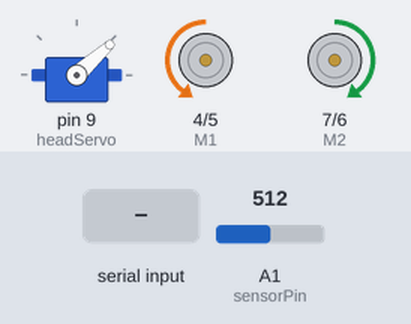
This sketch was run on a simulated Arduino Mega 2560, built with avr-gcc and run on an emulated ATmega2560. Shown: servo, direction and speed pins drawn as motors (green arrow = direction pin HIGH = forward, orange = LOW = backward, longer = more drive). The test bench sets the inputs (shaded band); at power-on: A1 (sensorPin) = 512.

Above: at 1.25 s.
1.3 s: A1 (sensorPin) set to 501
At 2.4 s:
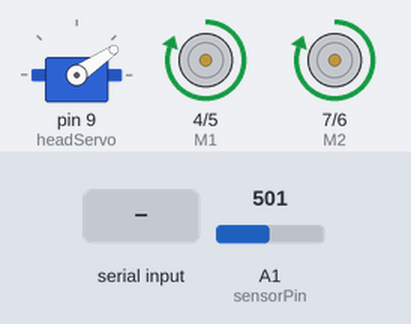
2.8 s: A1 (sensorPin) set to 243
4.3 s: A1 (sensorPin) set to 219
At 4.45 s:
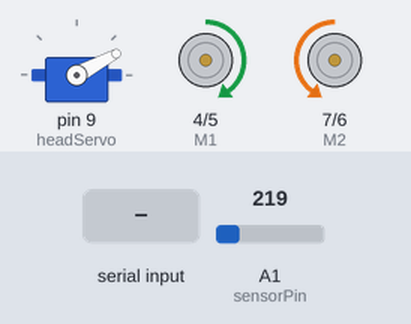
7.3 s: "x" received over the second serial link
At 8.5 s:
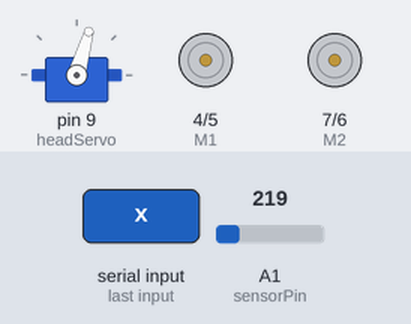
8.8 s: "z" received over the second serial link
At 9.2 s:
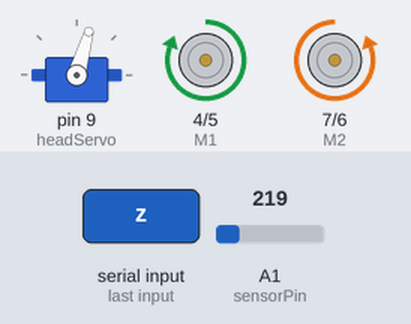
10.3 s: "s" received over the second serial link
At 11.6 s:
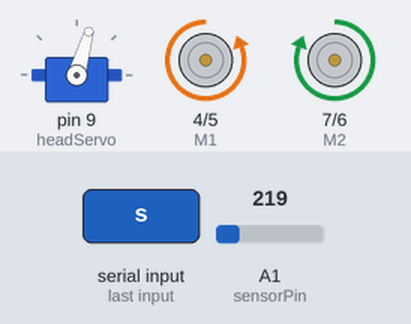
Timing chart, 0 to 12.8 s (numbered marks = the images above; inputs shaded):
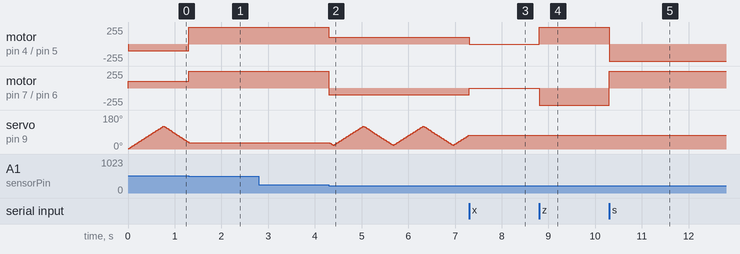

The sketch:

RoverCommander.ino
```cpp
// (licence header left out)
boolean obstacle = false; // true when an obstacle is detected within a particular range

void setup(void)
{


  // init communication
  Serial.begin(9600);      // Communication via USB
  Serial1.begin(9600);     // Communication via Bluetooth or whatever on Serial1

  initHead();
  initMotor();
}

void loop(void)
{
  if(!Listen()){
    // if keyboard mode is not active

    // increment head rotation
    MoveHead();

    // explore algorythm
    Explore();

    // stability ??
    delay(1);
  }
}
```

ExplorerController.ino
```cpp
// (licence header left out)
const int sensorPin = 1;       // Sharp sensor pin

float readVoltage(){
  // Read voltage value
  // Convert value between 0->1024 in voltage 0->5v
  int val = analogRead(sensorPin);
  float voltage = val * 5.0;
  voltage /= 1024.0;

  return voltage;
}

// Basic tab conversion between voltage and distance
float sharpVoltage[] = {
  3.1, 2.5, 1.84, 1.42, 1.15, 1, 0.85, 0.73, 0.5, 0.4, 0.3 };
int sharpCms[] = {
  5, 10, 15, 20, 25, 30, 40, 50, 60, 70, 80 };

//Description:
//  Read voltage on analogic pin and determine distance
//
//Returns:
//  Above tab index corresponding to distance givng an approximate range
//

int distanceIndex(){
  float voltage = readVoltage();

  // if voltage is < 0.3, it is difficult to know if distance is very low or far, we return an unknown value
  if( voltage < 0.3 )
    return -1;

  // Return corresponding index
  int index = 0;
  while( sharpVoltage[index] > voltage ){
    index++;
    // if value is above range, we return an unknown value
    if( index == 11 )
      return -1;
  }
  return index;
}


//Description:
//  return a string providing distance information
String distanceRange(){
  int idx = distanceIndex();
  if( idx == -1 )
    return "Unknown";
  if( idx == 0 ) {
    return "<= "+String(int(sharpCms[idx]));
  }
  return String(int(sharpCms[idx-1]))+"> x <="+String(int(sharpCms[idx]));
}


void Explore(){

  // read distance index
  int idx = distanceIndex();


  // if distance outside 5 - 20 cm range
  if(idx>4 || idx<0){
    obstacle = false;
    advance (100,100);
  }
  else{

    // too close, distance < 15 cm
    if(idx<=1){
      back_off (100,100);
    }
    // ok turn
    else{

      obstacle = true;

      // turn depending on servo middle position (here 74)
      if(GetPosition() > GetMiddlePosition()){
        turn_R (200,200);

        // force servo to turn in the direction of the obstacle
        SetServoDirection(0);
      }
      else{
        turn_L (200,200);

        // force servo to turn in the direction of the obstacle
        SetServoDirection(1);
      }
    }
  }
}
```

HeadController.ino
```cpp
// (licence header left out)
#include <Servo.h>


const int headServo = 9;       // Head servo pin
const int servoLeft = 120;     // max servo position to look at left
const int servoRight = 20;     // max servo position to look at right

int servoPos;            // Servo position variable
int servoDirection = 0;  // used to revert direction 0 or 1
Servo myservo;           // head servo object

void initHead(){
  // attach servo
  myservo.attach(headServo);
}

int GetPosition(){
  return servoPos;
}

int GetMiddlePosition(){
  return (servoLeft-servoRight)/2;
}

void SetServoDirection(int dir){
  servoDirection = dir;
}

void MoveHead(){

  if(!obstacle){
    if(servoPos > 120)
      servoDirection = 1;

    if(servoPos < 20)
      servoDirection = 0;

    // increment servo position
    if(servoDirection == 0)
       servoPos++;
    else
       servoPos--;

    myservo.write(servoPos);
    delay(5);
  }
}
```

MotorController.ino
```cpp
// (licence header left out)
const int E1 = 5;     //M1 Speed Control
const int E2 = 6;     //M2 Speed Control
const int M1 = 4;     //M1 Direction Control
const int M2 = 7;     //M1 Direction Control

void initMotor(){
  // init motors
  int i;
  for(i=4;i<=7;i++)
    pinMode(i, OUTPUT);

  // init pins
  digitalWrite(E1,LOW);
  digitalWrite(E2,LOW);
}

void stop(void)                    //Stop
{
  digitalWrite(E1,0);
  digitalWrite(M1,LOW);
  digitalWrite(E2,0);
  digitalWrite(M2,LOW);
}
void advance(char a,char b)          //Move forward
{
  analogWrite (E1,a);
  digitalWrite(M1,HIGH);
  analogWrite (E2,b);
  digitalWrite(M2,LOW);
}
void back_off (char a,char b)          //Move backward
{
  analogWrite (E1,a);
  digitalWrite(M1,LOW);
  analogWrite (E2,b);
  digitalWrite(M2,HIGH);
}
void turn_L (char a,char b)             //Turn Left
{
  analogWrite (E1,a);      //PWM Speed Control
  digitalWrite(M1,HIGH);
  analogWrite (E2,b);
  digitalWrite(M2,HIGH);
}
void turn_R (char a,char b)             //Turn Right
{
  analogWrite (E1,a);
  digitalWrite(M1,LOW);
  analogWrite (E2,b);
  digitalWrite(M2,LOW);
}
```

SerialController.ino
```cpp
// (licence header left out)
boolean listening = false ;

boolean Listen(){


  if(Serial1.available()){
    char val = Serial1.read();
    if(val != -1)
    {
      switch(val)
      {
      case 'z'://Move Forward
        advance (255,255);   //move forward in max speed
        Serial1.println("Moving forward");
        break;
      case 's'://Move Backward
        back_off (255,255);   //move back in max speed
        Serial1.println("Moving backward");
        break;
      case 'q'://Turn Left
        turn_L (255,255);
        Serial1.println("Turning left");
        break;
      case 'd'://Turn Right
        turn_R (255,255);
        Serial1.println("Turning right");
        break;
      case 'h':
        Serial1.println("Hello");
        break;
      case 'x':
        stop();
        Serial1.println("Stoping roaming");
        listening = true;
        break;
      case 'r':
        stop();
        listening = false;
        Serial1.println("Begin roaming");
        break;

      }
    }
    else{
      stop();
      Serial1.println("Stop !");
    }
  }

  return listening;
}
```

Measured:
- the behaviour switches between 512 and 511 on A1 (sensorPin) (found by bisection; images 0 and 1)
- the behaviour switches between 236 and 235 on A1 (sensorPin) (found by bisection; images 1 and 2)
- after the input at 1.3 s, motor on pin 4 (M1) / pin 5 (E1): backward 100/255 → forward 255/255 at once; motor on pin 7 (M2) / pin 6 (E2): forward 100/255 → forward 255/255 at once; servo on pin 9 (headServo): stops changing and stays 34°
- after the input at 2.8 s, every drawn part: stays the same
- after the input at 7.3 s, motor on pin 4 (M1) / pin 5 (E1): forward 100/255 → stopped at once; motor on pin 7 (M2) / pin 6 (E2): backward 100/255 → stopped at once; servo on pin 9 (headServo): goes on until 7.3 s, then stays 74°
- after the input at 8.8 s, motor on pin 4 (M1) / pin 5 (E1): stopped → forward 255/255 at once; motor on pin 7 (M2) / pin 6 (E2): stopped → backward 255/255 at once
- after the input at 10.3 s, motor on pin 4 (M1) / pin 5 (E1): forward 255/255 → backward 255/255 at once; motor on pin 7 (M2) / pin 6 (E2): backward 255/255 → forward 255/255 at once
- by itself, servo on pin 9 (headServo): rises from 1° to 120° in 0.73 s, then falls to 34° in 0.55 s
